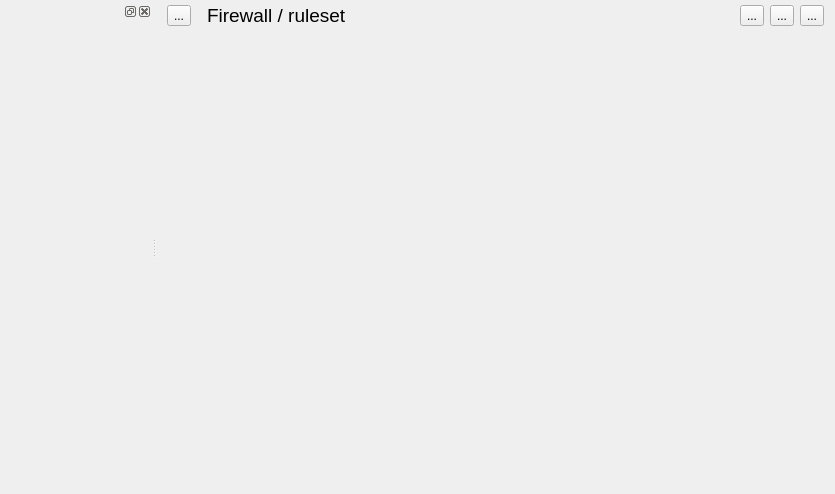
<?xml version="1.0" encoding="UTF-8"?>
<ui version="4.0">
 <class>ProjectPanel_q</class>
 <widget class="QWidget" name="ProjectPanel_q">
  <property name="geometry">
   <rect>
    <x>0</x>
    <y>0</y>
    <width>835</width>
    <height>494</height>
   </rect>
  </property>
  <property name="windowTitle">
   <string>Form</string>
  </property>
  <property name="windowIcon">
   <iconset resource="MainRes.qrc">
    <normaloff>:/Images/fwbuilder3.png</normaloff>:/Images/fwbuilder3.png</iconset>
  </property>
  <layout class="QGridLayout" name="gridLayout_2">
   <property name="margin">
    <number>2</number>
   </property>
   <item row="0" column="0">
    <widget class="QSplitter" name="topSplitter">
     <property name="orientation">
      <enum>Qt::Horizontal</enum>
     </property>
     <property name="childrenCollapsible">
      <bool>false</bool>
     </property>
     <widget class="QFrame" name="treeDockWidgetParentFrame">
      <property name="minimumSize">
       <size>
        <width>150</width>
        <height>0</height>
       </size>
      </property>
      <property name="frameShape">
       <enum>QFrame::NoFrame</enum>
      </property>
      <property name="frameShadow">
       <enum>QFrame::Raised</enum>
      </property>
      <layout class="QGridLayout" name="treeDockWidgetParentFrameLayout">
       <property name="margin">
        <number>0</number>
       </property>
       <item row="0" column="0">
        <widget class="QDockWidget" name="treeDockWidget">
         <property name="floating">
          <bool>false</bool>
         </property>
         <property name="allowedAreas">
          <set>Qt::LeftDockWidgetArea</set>
         </property>
         <property name="windowTitle">
          <string/>
         </property>
         <widget class="QWidget" name="dockWidgetContents">
          <layout class="QGridLayout" name="gridLayout_4">
           <property name="margin">
            <number>0</number>
           </property>
           <item row="0" column="0">
            <widget class="ObjectManipulator" name="om" native="true">
             <property name="sizePolicy">
              <sizepolicy hsizetype="Expanding" vsizetype="Expanding">
               <horstretch>0</horstretch>
               <verstretch>0</verstretch>
              </sizepolicy>
             </property>
             <property name="minimumSize">
              <size>
               <width>10</width>
               <height>20</height>
              </size>
             </property>
             <property name="maximumSize">
              <size>
               <width>16777215</width>
               <height>16777215</height>
              </size>
             </property>
            </widget>
           </item>
          </layout>
         </widget>
        </widget>
       </item>
      </layout>
     </widget>
     <widget class="QFrame" name="rulesDockWidgetParentFrame">
      <property name="minimumSize">
       <size>
        <width>20</width>
        <height>0</height>
       </size>
      </property>
      <property name="frameShape">
       <enum>QFrame::NoFrame</enum>
      </property>
      <property name="frameShadow">
       <enum>QFrame::Raised</enum>
      </property>
      <layout class="QGridLayout" name="gridLayout">
       <property name="leftMargin">
        <number>2</number>
       </property>
       <property name="topMargin">
        <number>2</number>
       </property>
       <property name="rightMargin">
        <number>0</number>
       </property>
       <property name="bottomMargin">
        <number>0</number>
       </property>
       <property name="spacing">
        <number>2</number>
       </property>
       <item row="0" column="0">
        <widget class="QWidget" name="toolbar" native="true">
         <layout class="QHBoxLayout" name="horizontalLayout">
          <property name="topMargin">
           <number>0</number>
          </property>
          <property name="bottomMargin">
           <number>0</number>
          </property>
          <item>
           <widget class="QToolButton" name="add_rule">
            <property name="toolTip">
             <string>Insert rule</string>
            </property>
            <property name="statusTip">
             <string>Insert rule</string>
            </property>
            <property name="whatsThis">
             <string>Insert rule</string>
            </property>
            <property name="text">
             <string>...</string>
            </property>
            <property name="icon">
             <iconset resource="MainRes.qrc">
              <normaloff>:/Icons/add.png</normaloff>:/Icons/add.png</iconset>
            </property>
            <property name="iconSize">
             <size>
              <width>25</width>
              <height>25</height>
             </size>
            </property>
            <property name="checkable">
             <bool>false</bool>
            </property>
            <property name="popupMode">
             <enum>QToolButton::DelayedPopup</enum>
            </property>
            <property name="arrowType">
             <enum>Qt::NoArrow</enum>
            </property>
           </widget>
          </item>
          <item>
           <spacer name="horizontalSpacer_2">
            <property name="orientation">
             <enum>Qt::Horizontal</enum>
            </property>
            <property name="sizeType">
             <enum>QSizePolicy::Fixed</enum>
            </property>
            <property name="sizeHint" stdset="0">
             <size>
              <width>10</width>
              <height>20</height>
             </size>
            </property>
           </spacer>
          </item>
          <item>
           <widget class="QLabel" name="rulesetname">
            <property name="font">
             <font>
              <pointsize>14</pointsize>
              <weight>50</weight>
              <bold>false</bold>
              <kerning>false</kerning>
             </font>
            </property>
            <property name="text">
             <string>Firewall / ruleset</string>
            </property>
            <property name="alignment">
             <set>Qt::AlignLeading|Qt::AlignLeft|Qt::AlignVCenter</set>
            </property>
           </widget>
          </item>
          <item>
           <spacer name="horizontalSpacer">
            <property name="orientation">
             <enum>Qt::Horizontal</enum>
            </property>
            <property name="sizeType">
             <enum>QSizePolicy::Fixed</enum>
            </property>
            <property name="sizeHint" stdset="0">
             <size>
              <width>20</width>
              <height>20</height>
             </size>
            </property>
           </spacer>
          </item>
          <item>
           <widget class="QToolButton" name="compile_this_fw">
            <property name="toolTip">
             <string>Compile this firewall</string>
            </property>
            <property name="statusTip">
             <string>Compile this firewall</string>
            </property>
            <property name="whatsThis">
             <string>Compile this firewall</string>
            </property>
            <property name="text">
             <string>...</string>
            </property>
            <property name="icon">
             <iconset resource="MainRes.qrc">
              <normaloff>:/Icons/Compile</normaloff>:/Icons/Compile</iconset>
            </property>
            <property name="iconSize">
             <size>
              <width>25</width>
              <height>25</height>
             </size>
            </property>
            <property name="checkable">
             <bool>false</bool>
            </property>
            <property name="popupMode">
             <enum>QToolButton::DelayedPopup</enum>
            </property>
            <property name="arrowType">
             <enum>Qt::NoArrow</enum>
            </property>
           </widget>
          </item>
          <item>
           <widget class="QToolButton" name="install_this_fw">
            <property name="toolTip">
             <string>Compile and install this firewall</string>
            </property>
            <property name="statusTip">
             <string>Compile and install this firewall</string>
            </property>
            <property name="whatsThis">
             <string>Compile and install this firewall</string>
            </property>
            <property name="text">
             <string>...</string>
            </property>
            <property name="icon">
             <iconset resource="MainRes.qrc">
              <normaloff>:/Icons/Install</normaloff>:/Icons/Install</iconset>
            </property>
            <property name="iconSize">
             <size>
              <width>25</width>
              <height>25</height>
             </size>
            </property>
           </widget>
          </item>
          <item>
           <widget class="QToolButton" name="inspect_this_fw">
            <property name="toolTip">
             <string>Inspect generated files</string>
            </property>
            <property name="statusTip">
             <string>Inspect generated files</string>
            </property>
            <property name="whatsThis">
             <string>Inspect generated files</string>
            </property>
            <property name="text">
             <string>...</string>
            </property>
            <property name="icon">
             <iconset resource="MainRes.qrc">
              <normaloff>:/Icons/Inspect</normaloff>:/Icons/Inspect</iconset>
            </property>
            <property name="iconSize">
             <size>
              <width>25</width>
              <height>25</height>
             </size>
            </property>
           </widget>
          </item>
         </layout>
        </widget>
       </item>
       <item row="1" column="0">
        <widget class="QStackedWidget" name="ruleSets">
         <property name="currentIndex">
          <number>0</number>
         </property>
         <widget class="WorkflowIcons" name="icons"/>
        </widget>
       </item>
      </layout>
     </widget>
    </widget>
   </item>
  </layout>
 </widget>
 <customwidgets>
  <customwidget>
   <class>ObjectManipulator</class>
   <extends>QWidget</extends>
   <header>ObjectManipulator.h</header>
   <container>1</container>
  </customwidget>
  <customwidget>
   <class>WorkflowIcons</class>
   <extends>QWidget</extends>
   <header>WorkflowIcons.h</header>
   <container>1</container>
  </customwidget>
 </customwidgets>
 <resources>
  <include location="MainRes.qrc"/>
 </resources>
 <connections>
  <connection>
   <sender>compile_this_fw</sender>
   <signal>clicked()</signal>
   <receiver>ProjectPanel_q</receiver>
   <slot>compileThis()</slot>
   <hints>
    <hint type="sourcelabel">
     <x>276</x>
     <y>35</y>
    </hint>
    <hint type="destinationlabel">
     <x>417</x>
     <y>246</y>
    </hint>
   </hints>
  </connection>
  <connection>
   <sender>install_this_fw</sender>
   <signal>clicked()</signal>
   <receiver>ProjectPanel_q</receiver>
   <slot>installThis()</slot>
   <hints>
    <hint type="sourcelabel">
     <x>319</x>
     <y>35</y>
    </hint>
    <hint type="destinationlabel">
     <x>417</x>
     <y>246</y>
    </hint>
   </hints>
  </connection>
  <connection>
   <sender>add_rule</sender>
   <signal>clicked()</signal>
   <receiver>ProjectPanel_q</receiver>
   <slot>addRule()</slot>
   <hints>
    <hint type="sourcelabel">
     <x>211</x>
     <y>27</y>
    </hint>
    <hint type="destinationlabel">
     <x>417</x>
     <y>246</y>
    </hint>
   </hints>
  </connection>
  <connection>
   <sender>inspect_this_fw</sender>
   <signal>clicked()</signal>
   <receiver>ProjectPanel_q</receiver>
   <slot>inspectThis()</slot>
   <hints>
    <hint type="sourcelabel">
     <x>345</x>
     <y>22</y>
    </hint>
    <hint type="destinationlabel">
     <x>417</x>
     <y>246</y>
    </hint>
   </hints>
  </connection>
 </connections>
 <slots>
  <slot>compileThis()</slot>
  <slot>installThis()</slot>
  <slot>addRule()</slot>
  <slot>inspectThis()</slot>
 </slots>
</ui>
